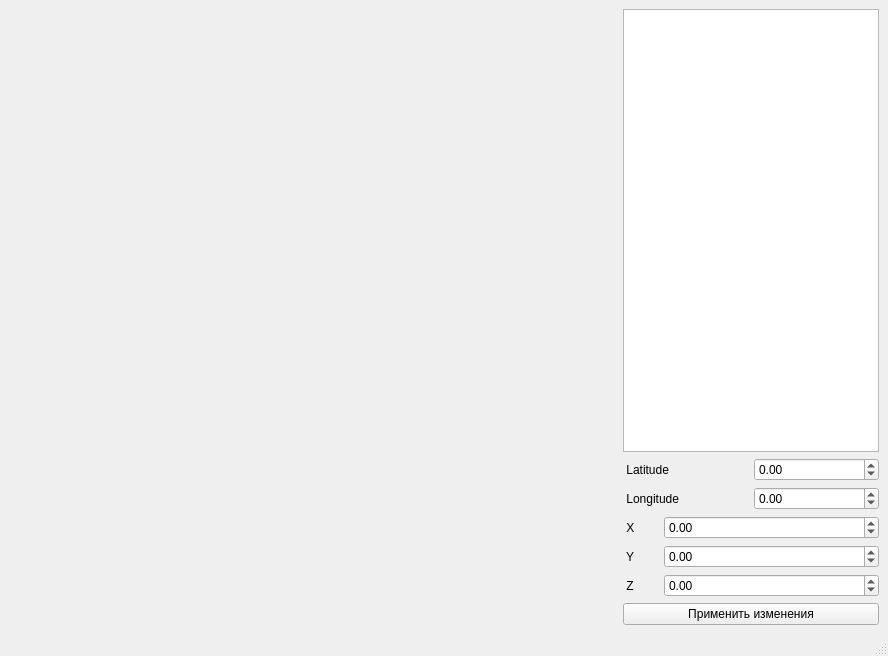
<?xml version="1.0" encoding="UTF-8"?>
<ui version="4.0">
 <class>MainWindow</class>
 <widget class="QMainWindow" name="MainWindow">
  <property name="geometry">
   <rect>
    <x>0</x>
    <y>0</y>
    <width>888</width>
    <height>656</height>
   </rect>
  </property>
  <property name="windowTitle">
   <string>MainWindow</string>
  </property>
  <widget class="QWidget" name="centralwidget">
   <property name="sizePolicy">
    <sizepolicy hsizetype="Preferred" vsizetype="Preferred">
     <horstretch>0</horstretch>
     <verstretch>0</verstretch>
    </sizepolicy>
   </property>
   <layout class="QVBoxLayout" name="verticalLayout" stretch="0">
    <property name="leftMargin">
     <number>0</number>
    </property>
    <property name="topMargin">
     <number>0</number>
    </property>
    <property name="rightMargin">
     <number>0</number>
    </property>
    <property name="bottomMargin">
     <number>0</number>
    </property>
    <item>
     <widget class="QWidget" name="horizontalWidget" native="true">
      <layout class="QHBoxLayout" name="horizontalLayout_2">
       <property name="spacing">
        <number>0</number>
       </property>
       <property name="leftMargin">
        <number>0</number>
       </property>
       <property name="topMargin">
        <number>0</number>
       </property>
       <property name="rightMargin">
        <number>0</number>
       </property>
       <property name="bottomMargin">
        <number>0</number>
       </property>
       <item>
        <widget class="QWidget" name="widget" native="true">
         <property name="sizePolicy">
          <sizepolicy hsizetype="Expanding" vsizetype="Preferred">
           <horstretch>0</horstretch>
           <verstretch>0</verstretch>
          </sizepolicy>
         </property>
         <layout class="QVBoxLayout" name="verticalLayout_2">
          <property name="spacing">
           <number>0</number>
          </property>
          <property name="leftMargin">
           <number>0</number>
          </property>
          <property name="topMargin">
           <number>0</number>
          </property>
          <property name="rightMargin">
           <number>0</number>
          </property>
          <property name="bottomMargin">
           <number>0</number>
          </property>
          <item>
           <layout class="QHBoxLayout" name="horizontalLayout">
            <property name="spacing">
             <number>0</number>
            </property>
            <item>
             <layout class="QVBoxLayout" name="verticalLayout_4">
              <property name="spacing">
               <number>0</number>
              </property>
              <item>
               <widget class="QWidget" name="OpenGLContainer" native="true">
                <property name="mouseTracking">
                 <bool>true</bool>
                </property>
                <property name="autoFillBackground">
                 <bool>true</bool>
                </property>
                <layout class="QVBoxLayout" name="verticalLayout_17">
                 <property name="spacing">
                  <number>0</number>
                 </property>
                 <property name="leftMargin">
                  <number>0</number>
                 </property>
                 <property name="topMargin">
                  <number>0</number>
                 </property>
                 <property name="rightMargin">
                  <number>0</number>
                 </property>
                 <property name="bottomMargin">
                  <number>0</number>
                 </property>
                </layout>
               </widget>
              </item>
             </layout>
            </item>
           </layout>
          </item>
         </layout>
        </widget>
       </item>
       <item>
        <widget class="QWidget" name="widget_2" native="true">
         <property name="sizePolicy">
          <sizepolicy hsizetype="Fixed" vsizetype="Preferred">
           <horstretch>0</horstretch>
           <verstretch>0</verstretch>
          </sizepolicy>
         </property>
         <property name="focusPolicy">
          <enum>Qt::FocusPolicy::NoFocus</enum>
         </property>
         <layout class="QVBoxLayout" name="verticalLayout_3">
          <item>
           <widget class="QTextBrowser" name="textBrowser"/>
          </item>
          <item>
           <layout class="QHBoxLayout" name="horizontalLayout_8">
            <item>
             <widget class="QLabel" name="label_edit_x_3">
              <property name="sizePolicy">
               <sizepolicy hsizetype="Minimum" vsizetype="Preferred">
                <horstretch>0</horstretch>
                <verstretch>0</verstretch>
               </sizepolicy>
              </property>
              <property name="minimumSize">
               <size>
                <width>35</width>
                <height>0</height>
               </size>
              </property>
              <property name="text">
               <string> Latitude</string>
              </property>
             </widget>
            </item>
            <item>
             <widget class="QDoubleSpinBox" name="double_edit_latitude">
              <property name="sizePolicy">
               <sizepolicy hsizetype="Preferred" vsizetype="Minimum">
                <horstretch>0</horstretch>
                <verstretch>0</verstretch>
               </sizepolicy>
              </property>
              <property name="minimum">
               <double>-90.000000000000000</double>
              </property>
              <property name="maximum">
               <double>90.000000000000000</double>
              </property>
              <property name="value">
               <double>0.000000000000000</double>
              </property>
             </widget>
            </item>
           </layout>
          </item>
          <item>
           <layout class="QHBoxLayout" name="horizontalLayout_7">
            <item>
             <widget class="QLabel" name="label_edit_x_2">
              <property name="sizePolicy">
               <sizepolicy hsizetype="Minimum" vsizetype="Preferred">
                <horstretch>0</horstretch>
                <verstretch>0</verstretch>
               </sizepolicy>
              </property>
              <property name="minimumSize">
               <size>
                <width>35</width>
                <height>0</height>
               </size>
              </property>
              <property name="text">
               <string> Longitude</string>
              </property>
             </widget>
            </item>
            <item>
             <widget class="QDoubleSpinBox" name="double_edit_longitude">
              <property name="sizePolicy">
               <sizepolicy hsizetype="Preferred" vsizetype="Minimum">
                <horstretch>0</horstretch>
                <verstretch>0</verstretch>
               </sizepolicy>
              </property>
              <property name="minimum">
               <double>-180.000000000000000</double>
              </property>
              <property name="maximum">
               <double>180.000000000000000</double>
              </property>
              <property name="value">
               <double>0.000000000000000</double>
              </property>
             </widget>
            </item>
           </layout>
          </item>
          <item>
           <layout class="QHBoxLayout" name="horizontalLayout_6">
            <item>
             <widget class="QLabel" name="label_edit_x">
              <property name="sizePolicy">
               <sizepolicy hsizetype="Minimum" vsizetype="Preferred">
                <horstretch>0</horstretch>
                <verstretch>0</verstretch>
               </sizepolicy>
              </property>
              <property name="minimumSize">
               <size>
                <width>35</width>
                <height>0</height>
               </size>
              </property>
              <property name="text">
               <string> X</string>
              </property>
             </widget>
            </item>
            <item>
             <widget class="QDoubleSpinBox" name="double_edit_x">
              <property name="sizePolicy">
               <sizepolicy hsizetype="Expanding" vsizetype="Minimum">
                <horstretch>0</horstretch>
                <verstretch>0</verstretch>
               </sizepolicy>
              </property>
              <property name="minimum">
               <double>-99999.990000000005239</double>
              </property>
              <property name="value">
               <double>0.000000000000000</double>
              </property>
             </widget>
            </item>
           </layout>
          </item>
          <item>
           <layout class="QHBoxLayout" name="horizontalLayout_5">
            <item>
             <widget class="QLabel" name="label_edit_y">
              <property name="sizePolicy">
               <sizepolicy hsizetype="Minimum" vsizetype="Preferred">
                <horstretch>0</horstretch>
                <verstretch>0</verstretch>
               </sizepolicy>
              </property>
              <property name="minimumSize">
               <size>
                <width>35</width>
                <height>0</height>
               </size>
              </property>
              <property name="text">
               <string> Y</string>
              </property>
             </widget>
            </item>
            <item>
             <widget class="QDoubleSpinBox" name="double_edit_y">
              <property name="sizePolicy">
               <sizepolicy hsizetype="Expanding" vsizetype="Minimum">
                <horstretch>0</horstretch>
                <verstretch>0</verstretch>
               </sizepolicy>
              </property>
              <property name="minimum">
               <double>-99999.990000000005239</double>
              </property>
              <property name="value">
               <double>0.000000000000000</double>
              </property>
             </widget>
            </item>
           </layout>
          </item>
          <item>
           <layout class="QHBoxLayout" name="horizontalLayout_4">
            <item>
             <widget class="QLabel" name="label_edit_z">
              <property name="sizePolicy">
               <sizepolicy hsizetype="Minimum" vsizetype="Preferred">
                <horstretch>0</horstretch>
                <verstretch>0</verstretch>
               </sizepolicy>
              </property>
              <property name="minimumSize">
               <size>
                <width>35</width>
                <height>0</height>
               </size>
              </property>
              <property name="text">
               <string> Z</string>
              </property>
             </widget>
            </item>
            <item>
             <widget class="QDoubleSpinBox" name="double_edit_z">
              <property name="sizePolicy">
               <sizepolicy hsizetype="Expanding" vsizetype="Minimum">
                <horstretch>0</horstretch>
                <verstretch>0</verstretch>
               </sizepolicy>
              </property>
              <property name="minimum">
               <double>-99999.990000000005239</double>
              </property>
              <property name="maximum">
               <double>99999.990000000005239</double>
              </property>
             </widget>
            </item>
           </layout>
          </item>
          <item>
           <widget class="QPushButton" name="button_edit_apply">
            <property name="text">
             <string>Применить изменения</string>
            </property>
           </widget>
          </item>
         </layout>
        </widget>
       </item>
      </layout>
     </widget>
    </item>
   </layout>
  </widget>
  <widget class="QMenuBar" name="menubar">
   <property name="geometry">
    <rect>
     <x>0</x>
     <y>0</y>
     <width>888</width>
     <height>33</height>
    </rect>
   </property>
   <property name="defaultUp">
    <bool>false</bool>
   </property>
  </widget>
  <widget class="QStatusBar" name="statusbar"/>
 </widget>
 <resources/>
 <connections/>
</ui>
